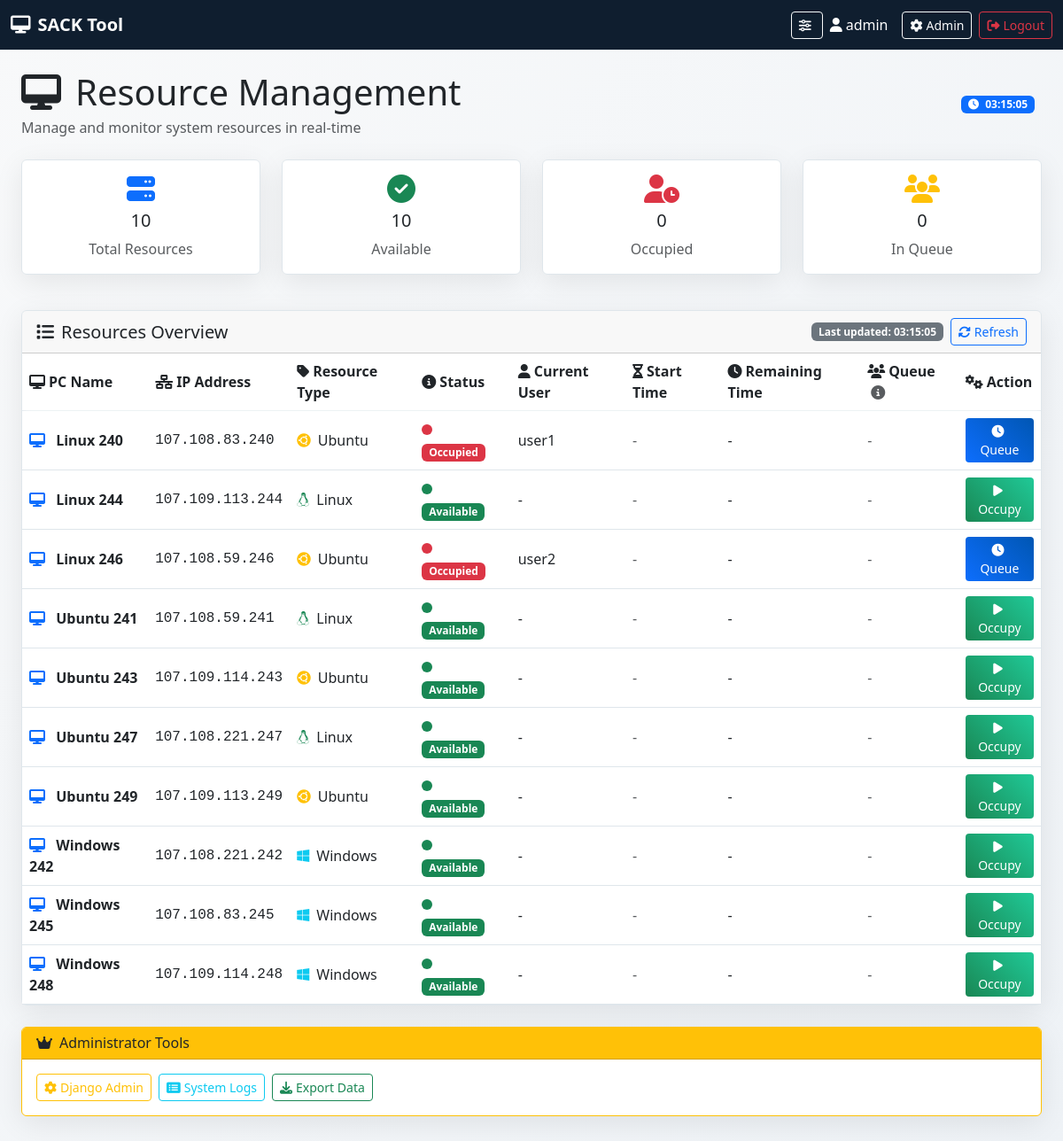
The app's page / (signed in) with its own data.
### resource_manager/models.py (models this page shows, shortened)
class Resource(models.Model):
    RESOURCE_TYPES = [
        ('Windows', 'Windows'),
        ('Ubuntu', 'Ubuntu'),
        ('Linux', 'Linux'),
        ('MacOS', 'MacOS'),
    ]
    STATUS_CHOICES = [
        ('Available', 'Available'),
        ('Occupied', 'Occupied'),
        ('Maintenance', 'Maintenance'),
    ]
    pc_name = models.CharField(max_length=100, unique=True)
    ip_address = models.GenericIPAddressField(unique=True)
    resource_type = models.CharField(max_length=20, choices=RESOURCE_TYPES)
    status = models.CharField(max_length=20, choices=STATUS_CHOICES, default='Available')
    is_active = models.BooleanField(default=True)
    created_at = models.DateTimeField(auto_now_add=True)
    updated_at = models.DateTimeField(auto_now=True)
    class Meta:
        ordering = ['pc_name']
        verbose_name = 'Resource'
        verbose_name_plural = 'Resources'
    def get_current_usage(self):
        return self.usages.filter(end_time__isnull=True).order_by('-start_time').first()
    def get_queue_count(self):
        return self.queue_entries.filter(is_active=True).count()

### resource_manager/views.py (the view)
# urls.py: path('', views.dashboard, name='dashboard'),
@login_required
def dashboard(request):
    resources = Resource.objects.filter(is_active=True).prefetch_related('usages', 'queue_entries')
    update_expired_sessions()
    resource_data = []
    for resource in resources:
        current_usage = resource.get_current_usage()
        queue_count = resource.get_queue_count()
        user_in_queue = ResourceQueue.objects.filter(
            resource=resource,
            user=request.user,
            is_active=True
        ).exists()
        resource_info = {
            'resource': resource,
            'current_usage': current_usage,
            'queue_count': queue_count,
            'user_in_queue': user_in_queue,
            'remaining_time': current_usage.get_remaining_time() if current_usage else 0,
            'is_current_user': current_usage.user == request.user if current_usage else False,
        }
        resource_data.append(resource_info)
    total_resources = len(resource_data)
    available_count = sum(1 for d in resource_data if d['resource'].status == 'Available')
    occupied_count = sum(1 for d in resource_data if d['resource'].status == 'Occupied')
    queue_total = sum(d['queue_count'] for d in resource_data)
    return render(request, 'resource_manager/dashboard.html', {
        'resource_data': resource_data,
        'user': request.user,
        'total_resources': total_resources,
        'available_count': available_count,
        'occupied_count': occupied_count,
        'queue_total': queue_total,
    })

### resource_manager/models.py (called while the page is built)
    def get_remaining_time(self):
        if self.end_time:
            return 0
        total_duration = self.planned_duration + self.extended_time
        elapsed = timezone.now() - self.start_time
        remaining = total_duration - elapsed
        return max(0, int(remaining.total_seconds()))

    def is_expired(self):
        return self.get_remaining_time() <= 0

### resource_manager/templates/resource_manager/dashboard.html (shortened to what this page needs)
{% extends 'resource_manager/base.html' %}
{% block content %}
<div class="container-fluid">
    <div class="row mb-4">
        <div class="col">
            <div class="d-flex justify-content-between align-items-center">
                <div>
                    <h1 class="mb-1">
                        <i class="fas fa-desktop me-3"></i>Resource Management
                    </h1>
                    <p class="text-muted mb-0">Manage and monitor system resources in real-time</p>
                </div>
                <div class="text-end">
                    <div class="d-flex align-items-center">
                        <span class="badge bg-primary me-2">
                            <i class="fas fa-clock me-1"></i>
                            <span id="currentTime"></span>
                        </span>
                    </div>
                </div>
            </div>
        </div>
    </div>
    <div class="row mb-4">
        <div class="col-md-3 mb-3">
            <div class="card text-center">
                <div class="card-body">
                    <i class="fas fa-server fa-2x text-primary mb-2"></i>
                    <h5 class="card-title">{{ total_resources }}</h5>
                    <p class="card-text text-muted">Total Resources</p>
                </div>
            </div>
        </div>
        <div class="col-md-3 mb-3">
            <div class="card text-center">
                <div class="card-body">
                    <i class="fas fa-check-circle fa-2x text-success mb-2"></i>
                    <h5 class="card-title" id="availableCount">{{ available_count }}</h5>
                    <p class="card-text text-muted">Available</p>
                </div>
            </div>
        </div>
        <div class="col-md-3 mb-3">
            <div class="card text-center">
                <div class="card-body">
                    <i class="fas fa-user-clock fa-2x text-danger mb-2"></i>
                    <h5 class="card-title" id="occupiedCount">{{ occupied_count }}</h5>
                    <p class="card-text text-muted">Occupied</p>
                </div>
            </div>
        </div>
        <div class="col-md-3 mb-3">
            <div class="card text-center">
                <div class="card-body">
                    <i class="fas fa-users fa-2x text-warning mb-2"></i>
                    <h5 class="card-title" id="queueTotal">{{ queue_total }}</h5>
                    <p class="card-text text-muted">In Queue</p>
                </div>
            </div>
        </div>
    </div>
    <div class="row">
        <div class="col">
            <div class="card">
                <div class="card-header d-flex justify-content-between align-items-center">
                    <h5 class="mb-0">
                        <i class="fas fa-list me-2"></i>Resources Overview
                    </h5>
                    <div class="d-flex align-items-center">
                        <span class="badge bg-secondary me-2" id="lastUpdate">
                            Last updated: <span id="updateTime">now</span>
                        </span>
                        <button class="btn btn-outline-primary btn-sm" onclick="window.location.reload()">
                            <i class="fas fa-sync-alt me-1"></i>Refresh
                        </button>
                    </div>
                </div>
                <div class="card-body p-0">
                    <div class="table-responsive">
                        <table class="table table-dark table-hover mb-0" id="resourcesTable" style="--row-hover-bg: {% if user.is_authenticated %}{{ user.profile.theme|yesno:'#fbfdfe,#fbfdfe' }}{% else %}#fbfdfe{% endif %}; --row-hover-color: {% if user.is_authenticated %}{% if user.profile.theme == 'light' %}#212529{% else %}#f8f9fa{% endif %}{% else %}#212529{% endif %};">
                            <thead class="table-dark">
                                <tr>
                                    <th scope="col">
                                        <i class="fas fa-desktop me-1"></i>PC Name
                                    </th>
                                    <th scope="col">
                                        <i class="fas fa-network-wired me-1"></i>IP Address
                                    </th>
                                    <th scope="col">
                                        <i class="fas fa-tag me-1"></i>Resource Type
                                    </th>
                                    <th scope="col">
                                        <i class="fas fa-info-circle me-1"></i>Status
                                    </th>
                                    <th scope="col">
                                        <i class="fas fa-user me-1"></i>Current User
                                    </th>
                                    <th scope="col">
                                        <i class="fas fa-hourglass-half me-1"></i>Start Time
                                    </th>
                                    <th scope="col">
                                        <i class="fas fa-clock me-1"></i>Remaining Time
                                    </th>
                                    <th scope="col">
                                        <i class="fas fa-users me-1"></i>Queue
                                        <i class="fas fa-info-circle text-muted ms-1"
                                           data-bs-toggle="tooltip"
                                           title="Number of users waiting in queue"></i>
                                    </th>
                                    <th scope="col">
                                        <i class="fas fa-cogs me-1"></i>Action
                                    </th>
                                </tr>
                            </thead>
                            <tbody>
                                {% for data in resource_data %}
                                <tr data-resource-id="{{ data.resource.id }}" class="resource-row">
                                    <td class="fw-bold">
                                        <i class="fas fa-desktop me-2 text-primary"></i>
                                        {{ data.resource.pc_name }}
                                    </td>
                                    <td class="font-monospace">{{ data.resource.ip_address }}</td>
                                    <td>
                                        {% if data.resource.resource_type == 'Windows' %}
                                            <i class="fab fa-windows me-1 text-info"></i>
                                        {% elif data.resource.resource_type == 'Ubuntu' %}
                                            <i class="fab fa-ubuntu me-1 text-warning"></i>
                                        {% else %}
                                            <i class="fab fa-linux me-1 text-success"></i>
                                        {% endif %}
                                        {{ data.resource.resource_type }}
                                    </td>
                                    <td class="status-cell">
                                    </td>
                                    <td class="user-cell">
                                    </td>
                                    <td>
                                        {% if data.current_usage %}
                                            <span class="font-monospace small">
                                                <i class="fas fa-calendar-alt me-1"></i>
                                                {{ data.current_usage.start_time|date:"Y-m-d H:i:s" }}
                                            </span>
                                        {% else %}
                                            <span class="text-muted">-</span>
                                        {% endif %}
                                    </td>
                                    <td class="time-cell">
                                    </td>
                                    <td class="queue-cell">
                                    </td>
                                    <td class="action-cell">
                                    </td>
                                </tr>
                                {% endfor %}
                            </tbody>
                        </table>
                    </div>
                </div>
            </div>
        </div>
    </div>
    {% if user.is_superuser %}
    <div class="row mt-4">
        <div class="col">
            <div class="card border-warning">
                <div class="card-header bg-warning text-dark">
                    <h6 class="mb-0">
                        <i class="fas fa-crown me-2"></i>Administrator Tools
                    </h6>
                </div>
                <div class="card-body">
                    <div class="d-flex flex-wrap gap-2">
                        <a href="/admin/" target="_blank" class="btn btn-outline-warning btn-sm">
                            <i class="fas fa-cog me-1"></i>Django Admin
                        </a>
                        <button class="btn btn-outline-info btn-sm" onclick="showSystemLogs()">
                            <i class="fas fa-list-alt me-1"></i>System Logs
                        </button>
                        <button class="btn btn-outline-success btn-sm" onclick="exportData()">
                            <i class="fas fa-download me-1"></i>Export Data
                        </button>
                    </div>
                </div>
            </div>
        </div>
    </div>
    {% endif %}
</div>
{% endblock %}

### resource_manager/templates/resource_manager/base.html (shortened to what this page needs)
<!DOCTYPE html>
<html lang="en" data-bs-theme="{% if user.is_authenticated %}{{ user.profile.theme }}{% else %}light{% endif %}">
<head>
    <link href="https://cdn.jsdelivr.net/npm/bootstrap@5.3.2/dist/css/bootstrap.min.css" rel="stylesheet">
    <link rel="stylesheet" href="https://cdnjs.cloudflare.com/ajax/libs/font-awesome/6.4.0/css/all.min.css">
</head>
<body>
    <nav class="navbar navbar-expand-lg fixed-top">
        <div class="container-fluid">
            <a class="navbar-brand" href="{% url 'dashboard' %}">
                <i class="fas fa-desktop me-2"></i>SACK Tool
            </a>
            {% if user.is_authenticated %}
                <div class="d-flex align-items-center">
                    <button class="btn btn-outline-light btn-sm me-2" id="settingsBtn" title="Settings">
                        <i class="fas fa-sliders-h me-1"></i>
                    </button>
                    <span class="navbar-text me-3">
                        <i class="fas fa-user me-1"></i>{{ user.username }}
                    </span>
                    {% if user.is_superuser %}
                        <a href="/admin/" class="btn btn-outline-light btn-sm me-2" target="_blank">
                            <i class="fas fa-cog me-1"></i>Admin
                        </a>
                    {% endif %}
                    <a href="{% url 'logout' %}" class="btn btn-outline-danger btn-sm">
                        <i class="fas fa-sign-out-alt me-1"></i>Logout
                    </a>
                </div>
            {% endif %}
        </div>
    </nav>
    <main class="container-fluid" style="margin-top: 80px; padding-bottom: 40px;">
        {% block content %}{% endblock %}
    </main>
</body>
</html>

### resource_manager/templates/resource_manager/base.html (style rules this page uses)
:root { --bg-dark: #0b1a2b; --bg-darker: #06111a; --accent-green: #198754; --accent-red: #dc3545; --accent-yellow: #ffc107; --accent-blue: #0d6efd; --text-light: #f8f9fa; --border-color: #233444; --navbar-bg: rgba(26, 37, 47, 0.95); --table-bg: rgba(0, 0, 0, 0.15); --card-bg: rgba(255, 255, 255, 0.05); }
html[data-bs-theme="light"] { --bg-dark: #f8f9fa; --bg-darker: #eef2f6; --text-light: #212529; --border-color: #dfe6eb; --navbar-bg: rgba(11, 26, 43, 0.98); --table-bg: #ffffff; --card-bg: #ffffff; }
body { background: linear-gradient(135deg, var(--bg-dark), var(--bg-darker)); color: var(--text-light); font-family: 'Segoe UI', Tahoma, Geneva, Verdana, sans-serif; min-height: 100vh; }
.navbar { background: var(--navbar-bg) !important; backdrop-filter: blur(10px); border-bottom: 1px solid var(--border-color); }
.navbar-brand { font-weight: bold; color: var(--text-light) !important; }
.navbar-text { color: var(--text-light) !important; }
.navbar { --navbar-brand-color: #ffffff; --navbar-user-color: #ffffff; }
.navbar .navbar-brand, .navbar .navbar-text { color: var(--navbar-brand-color) !important; text-shadow: 0 0 0 rgba(0,0,0,0) !important; }
.navbar .navbar-brand::after, .navbar .navbar-text::after { content: ''; position: absolute; inset: 0; pointer-events: none; box-shadow: inset 0 0 0 1000px rgba(255,255,255,0) !important; }
.card { background: var(--card-bg); border: 1px solid var(--border-color); backdrop-filter: blur(10px); box-shadow: 0 8px 32px rgba(0, 0, 0, 0.08); }
.table-dark { background: var(--table-bg); backdrop-filter: blur(5px); }
.table-dark thead th { background: transparent; }
.table-dark td, .table-dark th { border-color: var(--border-color); vertical-align: middle; color: var(--text-light); background: transparent; }

### records on screen
Resource: resource.pc_name "Linux 240", resource.ip_address "107.108.83.240", resource.resource_type "Ubuntu"
Resource: resource.pc_name "Linux 244", resource.ip_address "107.109.113.244", resource.resource_type "Linux"
Resource: resource.pc_name "Linux 246", resource.ip_address "107.108.59.246", resource.resource_type "Ubuntu"
Resource: resource.pc_name "Ubuntu 241", resource.ip_address "107.108.59.241", resource.resource_type "Linux"
Resource: resource.pc_name "Ubuntu 243", resource.ip_address "107.109.114.243", resource.resource_type "Ubuntu"
Resource: resource.pc_name "Ubuntu 247", resource.ip_address "107.108.221.247", resource.resource_type "Linux"
Resource: resource.pc_name "Ubuntu 249", resource.ip_address "107.109.113.249", resource.resource_type "Ubuntu"
Resource: resource.pc_name "Windows 242", resource.ip_address "107.108.221.242", resource.resource_type "Windows"
Resource: resource.pc_name "Windows 245", resource.ip_address "107.108.83.245", resource.resource_type "Windows"
Resource: resource.pc_name "Windows 248", resource.ip_address "107.109.114.248", resource.resource_type "Windows"

### other values on screen
{{ user.username }} "admin"
{{ total_resources }} "10"
{{ available_count }} "10"
{{ occupied_count }} "0"
{{ queue_total }} "0"
